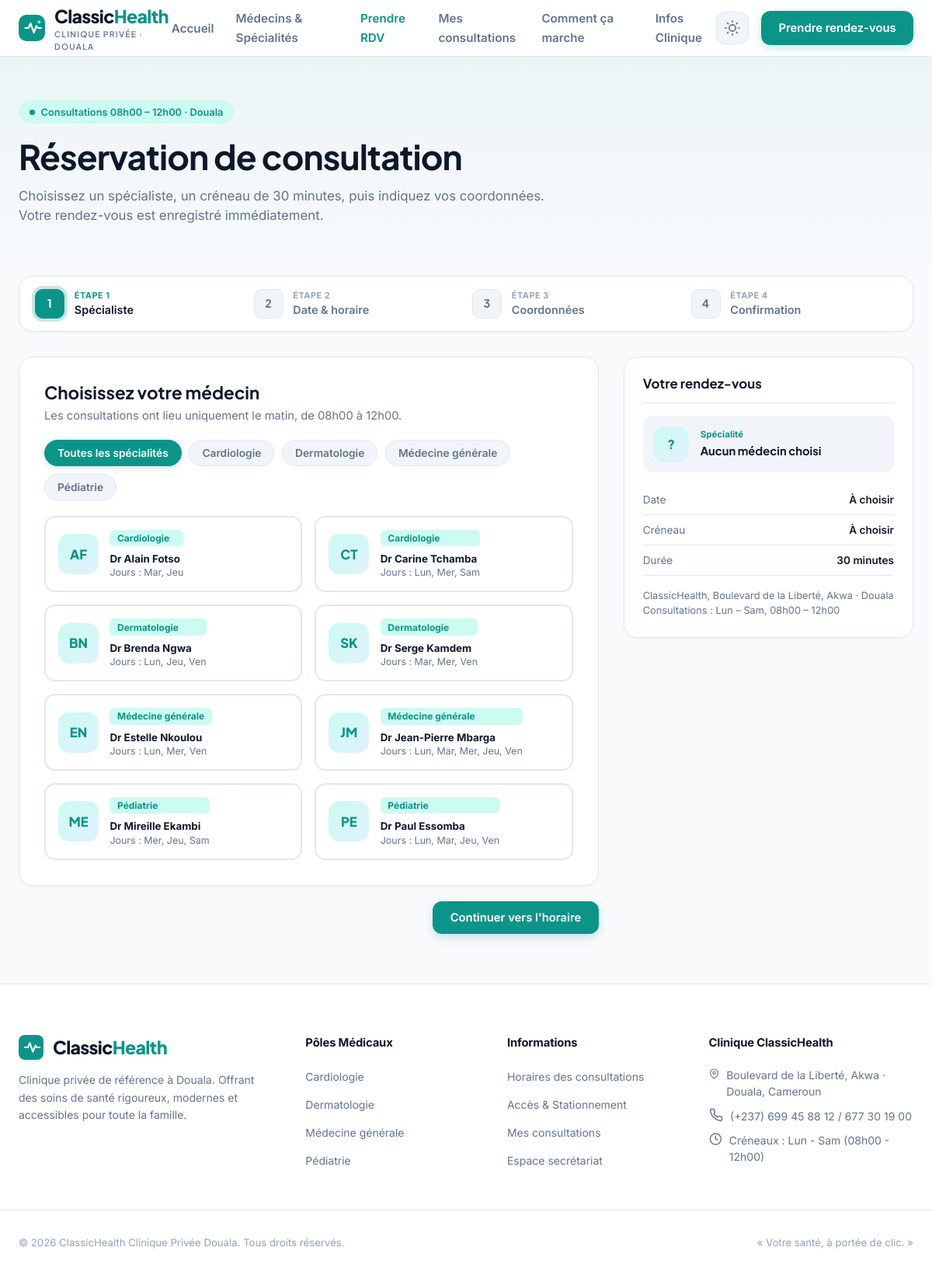
Screenshot of /rendez-vous with the database file from the repository.
### tables this page shows
CREATE TABLE medecins (
    id                  INTEGER PRIMARY KEY AUTOINCREMENT,
    nom                 TEXT NOT NULL,
    specialite          TEXT NOT NULL,
    photo               TEXT,                       -- nom du fichier dans static/images/
    jours_consultation  TEXT NOT NULL
        CHECK (jours_consultation GLOB '[1-7]*' AND jours_consultation NOT GLOB '*[^1-7,]*')
);

### app.py (the view)
@app.route("/rendez-vous")
def rendez_vous():
    return render_template("rendezvous.html", medecins=charger_medecins(), motifs=MOTIFS, villes=VILLES,
                           aujourdhui=date.today().isoformat())

### app.py (called while the page is built)
def initiales(nom):
    mots = nom.replace("Dr ", "").split()
    return (mots[0][0] + mots[-1][0]).upper()

def jours_du_medecin(texte):
    return {int(j) for j in texte.split(",")}

def creneaux_pris(medecin_id, jour_iso):
    lignes = get_db().execute(
        "SELECT heure FROM rendez_vous WHERE medecin_id = ? AND date = ? AND statut != 'annule'",
        (medecin_id, jour_iso),
    ).fetchall()
    return {l["heure"] for l in lignes}

def prochain_creneau(medecin_id, jours):
    maintenant = datetime.now()
    for decalage in range(15):
        jour = date.today() + timedelta(days=decalage)
        if jour.isoweekday() not in jours:
            continue
        pris = creneaux_pris(medecin_id, jour.isoformat())
        for h in HEURES:
            if h in pris or (decalage == 0 and h <= maintenant.strftime("%H:%M")):
                continue
            heure = h.replace(":", "h")
            if decalage == 0:
                return f"Aujourd'hui à {heure}"
            if decalage == 1:
                return f"Demain à {heure}"
            return f"{JOURS_NOMS[jour.isoweekday()]} {jour:%d/%m} à {heure}"
    return None

def charger_specialites():
    medecins = get_db().execute(
        "SELECT nom, specialite, jours_consultation FROM medecins ORDER BY specialite, nom"
    ).fetchall()
    groupes = {}
    for m in medecins:
        s = groupes.setdefault(m["specialite"], {"nb": 0, "jours": set()})
        s["nb"] += 1
        s["jours"] |= jours_du_medecin(m["jours_consultation"])
    return [
        {
            "nom": nom,
            "description": DESCRIPTIONS.get(nom, ""),
            "nb_medecins": infos["nb"],
            "jours": ", ".join(JOURS_COURTS[j] for j in sorted(infos["jours"])),
        }
        for nom, infos in groupes.items()
    ]

@app.context_processor
def donnees_communes():
    return {"specialites": charger_specialites(), "annee": date.today().year}

### db.py (called while the page is built)
def get_db():
    if "db" not in g:
        g.db = sqlite3.connect(DB)
        g.db.row_factory = sqlite3.Row
        g.db.execute("PRAGMA foreign_keys = ON")  # exigé par schema.sql, à chaque connexion
    return g.db

def fermer_db(_erreur=None):
    db = g.pop("db", None)
    if db is not None:
        db.close()

### securite.py (called while the page is built)
def csrf_token():
    if "csrf" not in session:
        session["csrf"] = secrets.token_hex(16)
    return session["csrf"]

### templates/rendezvous.html (shortened to what this page needs)
{% extends "base.html" %}
{% block head %}
<link rel="stylesheet" href="{{ url_for('static', filename='css/medecins.css') }}">
<link rel="stylesheet" href="{{ url_for('static', filename='css/rendezvous.css') }}">
{% endblock %}
{% block contenu %}
<section class="page-hero">
  <div class="container">
    <div class="hero-badge"><span class="pulse-dot"></span> Consultations 08h00 – 12h00 · Douala</div>
    <h1 class="page-title">Réservation de consultation</h1>
    <p class="page-subtitle">Choisissez un spécialiste, un créneau de 30 minutes, puis indiquez vos coordonnées. Votre rendez-vous est enregistré immédiatement.</p>
  </div>
</section>
<div class="container rv-wrap">
  <ol class="rv-stepper" id="rvStepper" aria-label="Progression du rendez-vous">
    <li class="rv-step" data-step="1"><span class="rv-step-num">1</span><span><small>Étape 1</small>Spécialiste</span></li>
    <li class="rv-step" data-step="2"><span class="rv-step-num">2</span><span><small>Étape 2</small>Date &amp; horaire</span></li>
    <li class="rv-step" data-step="3"><span class="rv-step-num">3</span><span><small>Étape 3</small>Coordonnées</span></li>
    <li class="rv-step" data-step="4"><span class="rv-step-num">4</span><span><small>Étape 4</small>Confirmation</span></li>
  </ol>
  <div class="rv-layout">
    <section>
      <div class="rv-panel" id="rvPanel1">
        <h2>Choisissez votre médecin</h2>
        <p>Les consultations ont lieu uniquement le matin, de 08h00 à 12h00.</p>
        <div class="chips-bar" id="rvChips" role="tablist" aria-label="Filtrer par spécialité">
          <button type="button" class="filter-chip active" data-specialite="">Toutes les spécialités</button>
          {% for s in specialites %}
          <button type="button" class="filter-chip" data-specialite="{{ s.nom }}">{{ s.nom }}</button>
          {% endfor %}
        </div>
        <div class="rv-docs">
          {% for m in medecins %}
          <button type="button" class="rv-doc" data-id="{{ m.id }}" data-nom="{{ m.nom }}" data-specialite="{{ m.specialite }}"
                  data-initiales="{{ m.initiales }}" data-jours="{{ m.jours }}">
            <span class="med-avatar">{% if m.photo %}<img src="{{ url_for('static', filename='images/' ~ m.photo) }}" alt="">{% else %}{{ m.initiales }}{% endif %}</span>
            <span class="rv-doc-text">
              <span class="med-badge">{{ m.specialite }}</span>
              <strong>{{ m.nom }}</strong>
              <small>Jours : {{ m.jours_texte }}</small>
            </span>
          </button>
          {% endfor %}
        </div>
      </div>
      <div class="rv-nav">
        <button type="button" class="btn btn-primary" id="rvNext">Continuer</button>
      </div>
    </section>
    <aside class="rv-aside">
      <h3>Votre rendez-vous</h3>
      <div class="rv-sum-doc" id="sDoc"><span class="med-avatar" id="sInit">?</span><div><small id="sSpec">Spécialité</small><strong id="sNom">Aucun médecin choisi</strong></div></div>
      <dl>
        <div><dt>Date</dt><dd id="sDate">À choisir</dd></div>
        <div><dt>Créneau</dt><dd id="sHeure">À choisir</dd></div>
        <div><dt>Durée</dt><dd>30 minutes</dd></div>
      </dl>
      <p>ClassicHealth, Boulevard de la Liberté, Akwa · Douala<br>Consultations : Lun – Sam, 08h00 – 12h00</p>
    </aside>
  </div>
</div>
{% endblock %}

### templates/partials/_footer.html (shortened to what this page needs)
<footer class="ch-footer">
  <div class="container footer-grid">
    <div>
      <div class="brand-logo footer-brand">
        <svg viewBox="0 0 40 40" fill="none" xmlns="http://www.w3.org/2000/svg">
          <rect width="40" height="40" rx="10" fill="#0D9488"/>
          <path d="M10 20h5l3-7 5 14 4-10 2 3h5" stroke="#FFFFFF" stroke-width="2.6" stroke-linecap="round" stroke-linejoin="round"/>
        </svg>
        <div class="brand-name">Classic<span>Health</span></div>
      </div>
      <p class="footer-desc">Clinique privée de référence à Douala. Offrant des soins de santé rigoureux, modernes et accessibles pour toute la famille.</p>
    </div>
    <div class="footer-col">
      <h5>Pôles Médicaux</h5>
      <ul class="footer-links">
        {% for s in specialites %}
        <li><a href="{{ url_for('medecins', specialite=s.nom) }}">{{ s.nom }}</a></li>
        {% endfor %}
      </ul>
    </div>
    <div class="footer-col">
      <h5>Informations</h5>
      <ul class="footer-links">
        <li><a href="{{ url_for('accueil') }}#infos-clinique">Horaires des consultations</a></li>
        <li><a href="#">Accès &amp; Stationnement</a></li>
        <li><a href="{{ url_for('mes_consultations') }}">Mes consultations</a></li>
        <li><a href="{{ url_for('admin.connexion') }}">Espace secrétariat</a></li>
      </ul>
    </div>
    <div class="footer-col">
      <h5>Clinique ClassicHealth</h5>
      <div class="contact-item">
        <svg width="18" height="18" viewBox="0 0 24 24" fill="none" stroke="currentColor" stroke-width="2" stroke-linecap="round" stroke-linejoin="round"><path d="M21 10c0 7-9 13-9 13s-9-6-9-13a9 9 0 0 1 18 0z"/><circle cx="12" cy="10" r="3"/></svg>
        <span>Boulevard de la Liberté, Akwa · Douala, Cameroun</span>
      </div>
      <div class="contact-item">
        <span>(+237) 699 45 88 12 / 677 30 19 00</span>
      </div>
      <div class="contact-item">
        <svg width="18" height="18" viewBox="0 0 24 24" fill="none" stroke="currentColor" stroke-width="2" stroke-linecap="round" stroke-linejoin="round"><circle cx="12" cy="12" r="10"/><polyline points="12 6 12 12 16 14"/></svg>
        <span>Créneaux : Lun - Sam (08h00 - 12h00)</span>
      </div>
    </div>
  </div>
  <div class="container footer-bottom">
    <div>&copy; {{ annee }} ClassicHealth Clinique Privée Douala. Tous droits réservés.</div>
    <div>« Votre santé, à portée de clic. »</div>
  </div>
</footer>

### static/css/style.css (style rules this page uses)
:root { --primary:#0D9488;--primary-hover:#0F766E;--primary-light:#CCFBF1;--primary-glow:rgba(13,148,136,.22);--accent:#0284C7;--accent-soft:#E0F2FE; --bg-page:#F8FAFC;--bg-surface:#FFFFFF;--bg-subtle:#F1F5F9;--border:#E2E8F0; --text-main:#0F172A;--text-muted:#64748B;--text-subtle:#94A3B8;--text-white:#FFFFFF; --radius-sm:8px;--radius-md:12px;--radius-lg:18px;--radius-xl:24px;--radius-full:9999px; --shadow-sm:0 1px 3px rgba(15,23,42,.05);--shadow-md:0 10px 25px -5px rgba(15,23,42,.06),0 8px 10px -6px rgba(15,23,42,.04);--shadow-lg:0 20px 35px -10px rgba(15,23,42,.09); --font-display:'Plus Jakarta Sans',system-ui,-apple-system,sans-serif;--font-body:'Inter',system-ui,-apple-system,sans-serif }
*,*::before,*::after { box-sizing:border-box;margin:0;padding:0 }
body { font-family:var(--font-body);background:var(--bg-page);color:var(--text-main);line-height:1.5;-webkit-font-smoothing:antialiased;overflow-x:hidden;transition:background-color .3s ease,color .3s ease }
h1,h2,h3,h4 { font-family:var(--font-display);font-weight:700;line-height:1.2;color:var(--text-main) }
a { color:inherit;text-decoration:none }
button { font-family:inherit;cursor:pointer;border:none;background:none }
.container { width:100%;max-width:1200px;margin:0 auto;padding:0 1.5rem }
.brand-logo { display:flex;align-items:center;gap:.75rem;font-family:var(--font-display);font-weight:800;font-size:1.45rem;letter-spacing:-.03em }
.brand-logo svg { width:38px;height:38px }
.brand-name span { color:var(--primary) }
.btn { display:inline-flex;align-items:center;justify-content:center;gap:.5rem;padding:.7rem 1.4rem;border-radius:var(--radius-md);font-weight:600;font-size:.925rem;transition:all .25s cubic-bezier(.16,1,.3,1);white-space:nowrap }
.btn-primary { background:var(--primary);color:#FFF;box-shadow:0 4px 12px var(--primary-glow) }
.ch-footer { background:var(--bg-surface);border-top:1px solid var(--border);padding:4rem 0 2.5rem }
.footer-grid { display:grid;grid-template-columns:1.5fr 1fr 1fr 1.2fr;gap:2.5rem;margin-bottom:3rem }
.footer-brand { margin-bottom:.5rem }
.footer-brand svg { width:32px;height:32px }
.footer-desc { font-size:.875rem;color:var(--text-muted);margin-top:.85rem;line-height:1.6;max-width:320px }
.footer-col h5 { font-size:.925rem;font-weight:700;margin-bottom:1.25rem;letter-spacing:-.01em }
.footer-links { list-style:none;display:flex;flex-direction:column;gap:.75rem }
.footer-links a { font-size:.875rem;color:var(--text-muted);transition:color .2s }
.contact-item { display:flex;align-items:flex-start;gap:.6rem;font-size:.875rem;color:var(--text-muted);margin-bottom:.65rem }
.footer-bottom { padding-top:2rem;border-top:1px solid var(--border);display:flex;align-items:center;justify-content:space-between;font-size:.825rem;color:var(--text-subtle) }

### static/css/medecins.css (style rules this page uses)
:root { --primary-subtle:#CCFBF1;--bg-muted:var(--bg-subtle);--success:#10B981 }
.page-hero { padding:3.5rem 0 2rem;background:linear-gradient(180deg,rgba(13,148,136,.05) 0%,rgba(248,250,252,0) 100%) }
.hero-badge { display:inline-flex;align-items:center;gap:.5rem;padding:.35rem .85rem;background:var(--primary-subtle);color:var(--primary);font-size:.8rem;font-weight:600;border-radius:var(--radius-full);margin-bottom:1rem }
.pulse-dot { width:7px;height:7px;border-radius:50%;background:var(--primary);animation:pulse 2s infinite }
.page-title { font-size:clamp(2rem,3.2vw + 1rem,2.75rem);margin-bottom:.75rem;letter-spacing:-.02em }
.page-subtitle { font-size:1.05rem;color:var(--text-muted);max-width:680px;margin-bottom:2rem }
.chips-bar { display:flex;align-items:center;gap:.6rem;flex-wrap:wrap;margin-top:.9rem }
.filter-chip { padding:.5rem 1rem;border-radius:var(--radius-full);border:1px solid var(--border);background:var(--bg-muted);color:var(--text-muted);font-size:.86rem;font-weight:600;display:inline-flex;align-items:center;gap:.45rem;transition:all .18s ease }
.filter-chip.active { background:var(--primary);color:#FFF;border-color:var(--primary);box-shadow:0 2px 8px var(--primary-glow) }
.med-avatar { width:68px;height:68px;border-radius:14px;background:linear-gradient(135deg,#CCFBF1 0%,#E0F2FE 100%);color:#0D9488;font-family:var(--font-display);font-size:1.35rem;font-weight:800;display:flex;align-items:center;justify-content:center;overflow:hidden }
.med-badge { display:inline-block;font-size:.75rem;font-weight:700;color:var(--primary);background:var(--primary-subtle);padding:.2rem .6rem;border-radius:6px;margin-bottom:.35rem }

### rows the page displays
medecins: nom "Cardiologie", initiales "AF", specialite "Cardiologie", nom "Dr Alain Fotso", jours_texte "Mar, Jeu"
medecins: nom "Dermatologie", initiales "BN", specialite "Dermatologie", nom "Dr Brenda Ngwa", jours_texte "Lun, Jeu, Ven"
medecins: nom "Médecine générale", initiales "EN", specialite "Médecine générale", nom "Dr Estelle Nkoulou", jours_texte "Lun, Mer, Ven"
medecins: nom "Pédiatrie", initiales "ME", specialite "Pédiatrie", nom "Dr Mireille Ekambi", jours_texte "Mer, Jeu, Sam"
medecins: initiales "CT", specialite "Cardiologie", nom "Dr Carine Tchamba", jours_texte "Lun, Mer, Sam"
medecins: initiales "SK", specialite "Dermatologie", nom "Dr Serge Kamdem", jours_texte "Mar, Mer, Ven"
medecins: initiales "JM", specialite "Médecine générale", nom "Dr Jean-Pierre Mbarga", jours_texte "Lun, Mar, Mer, Jeu, Ven"
medecins: initiales "PE", specialite "Pédiatrie", nom "Dr Paul Essomba", jours_texte "Lun, Mar, Jeu, Ven"
